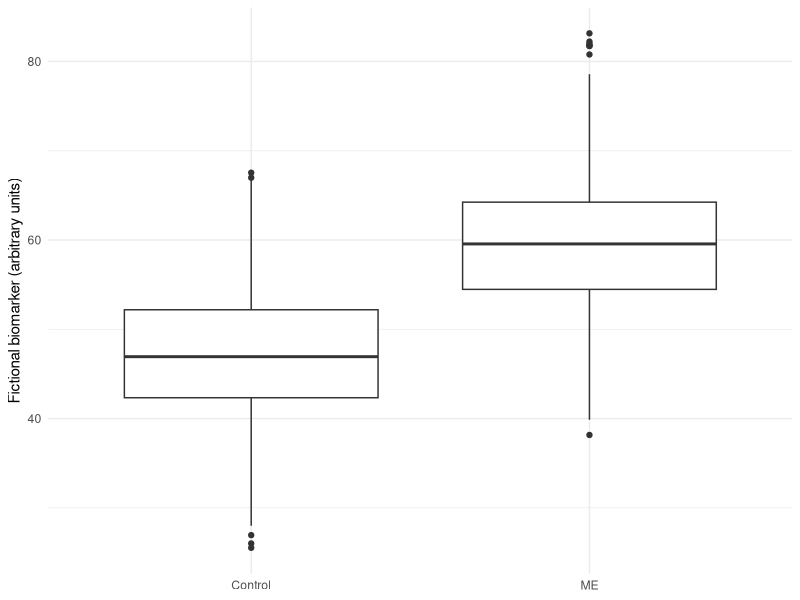
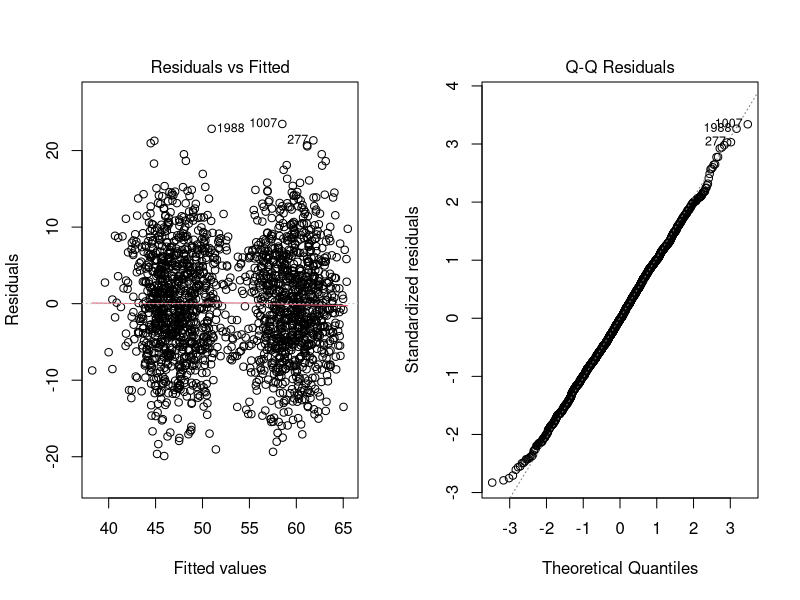

These figures' R source, in order:
## ---- chunk 1
library(tidyverse)
library(broom)
theme_set(theme_minimal())
me <- read_csv("data/topic06_synthetic.csv", show_col_types = FALSE)
## ---- chunk 2
me |>
  ggplot(aes(me_status, biomarker_concentration_au)) +
  geom_boxplot() +
  labs(x = NULL, y = "Fictional biomarker (arbitrary units)")

me |>
  group_by(me_status) |>
  summarise(n = n(), mean_biomarker = mean(biomarker_concentration_au, na.rm=TRUE), mean_steps = mean(daily_steps))
## ---- chunk 3
m1 <- lm(biomarker_concentration_au ~ me_status, data = me)
m2 <- lm(biomarker_concentration_au ~ me_status + age_years + sex, data = me)
m3 <- lm(biomarker_concentration_au ~ me_status + age_years + sex + bmi_kg_m2 + regular_medication, data = me)
m4 <- lm(biomarker_concentration_au ~ me_status + age_years + sex + bmi_kg_m2 + regular_medication + daily_steps, data = me)

model_results <- list(Crude=m1, Demographic=m2, Clinical=m3, Activity_adjusted=m4) |>
  imap_dfr(~tidy(.x, conf.int = TRUE) |> mutate(model = .y)) |>
  filter(term == "me_statusME") |>
  select(model, estimate, conf.low, conf.high, p.value)
model_results
## ---- chunk 4
par(mfrow = c(1, 2))
plot(m4, which = 1)
plot(m4, which = 2)
par(mfrow = c(1, 1))
